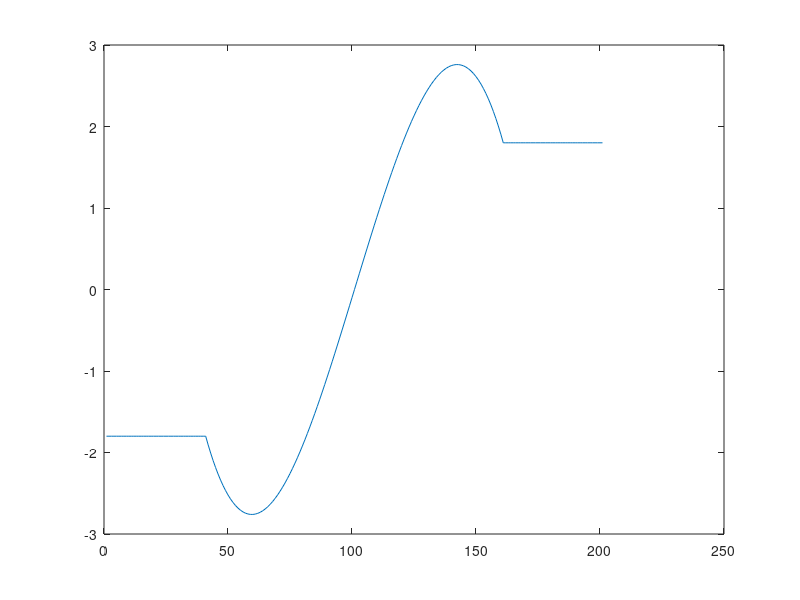

Write MATLAB code to recreate this figure.
clc
clear all
close all
alpha=0.3
beta=0.7
c=6
x=-10:0.1:10
len=length(x);
for i=1:1:len
 
if x(i)>=c
    fx(i)=alpha*c
end
if(( x(i)>=-c) && (x(i)<=c))
        fx(i)=x(i)-(beta*c*(x(i)/c)^3)
end
   if x(i)<=-c
        fx(i)=-alpha*c
   end
end
plot(fx)






    